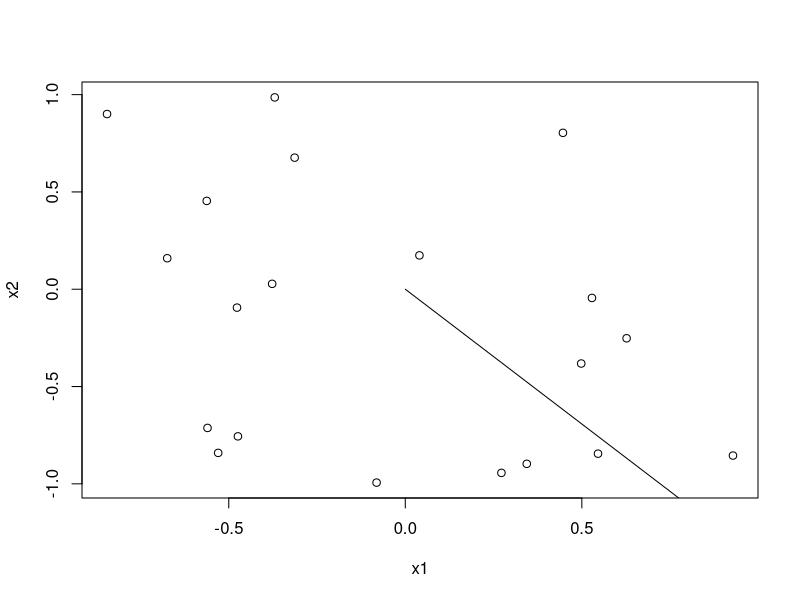

Write the R code that produced this figure.
rm(list=ls())

set.seed(201606)
N <- 20
x1 <- runif(N,-1,1)
x2 <- runif(N,-1,1)
X <- cbind(x1,x2)
y <- ifelse(x2>x1,-1,1)

plot(x1,x2)

w = c(1,0)

for(i in 1:N) {
  yhat = w%*%X[i,]
  w = w + sign(yhat)%*%X[i,]
} 

arrows(0,0,w[1],w[2])
